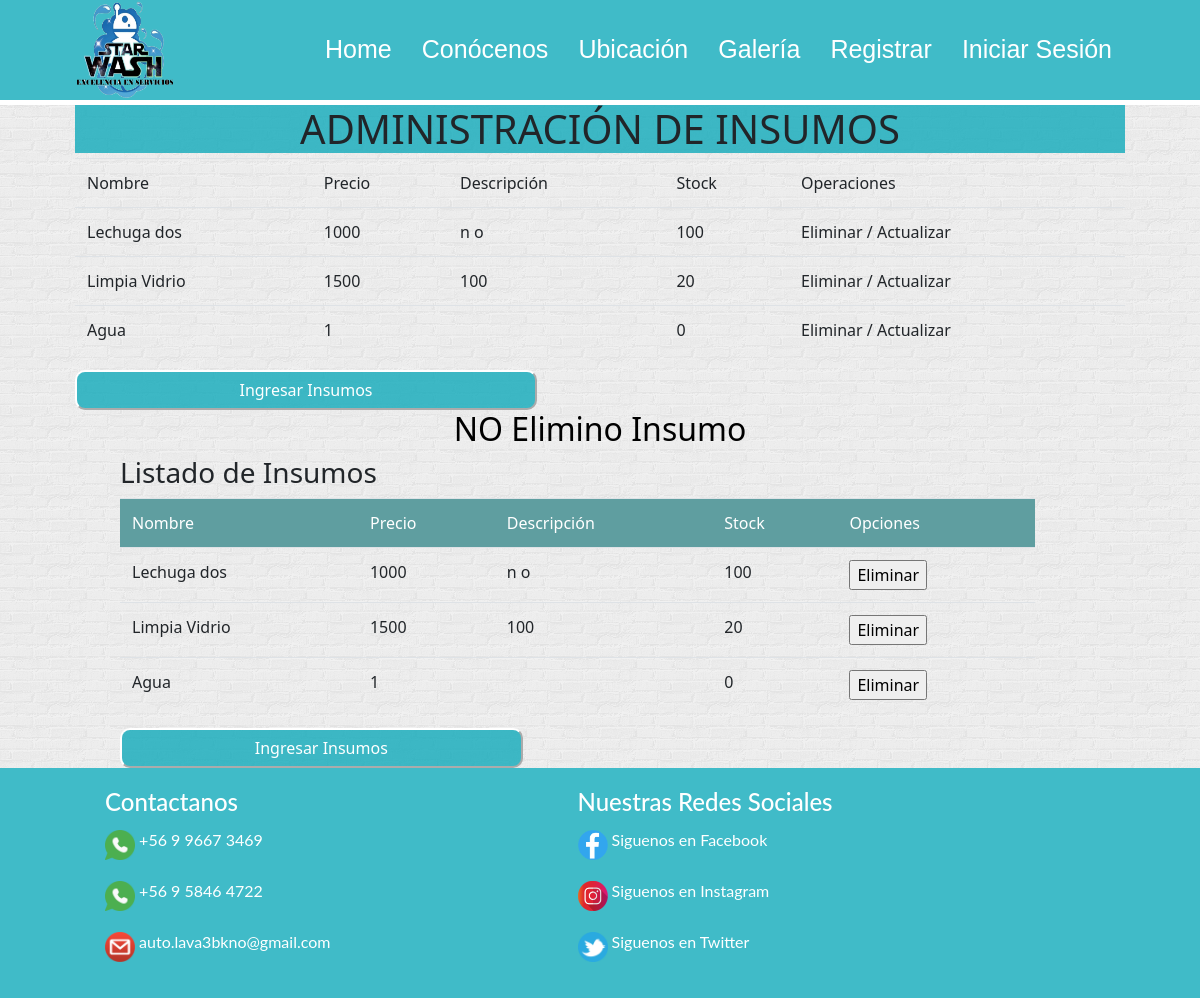
The page /eliminar_insumo/1/ on the database its author committed.
### StarWash/models.py (models this page shows, shortened)
class Insumo (models.Model):
    nombre = models.CharField(max_length=80, primary_key=True)
    precio = models.IntegerField()
    descripcion = models.TextField(max_length=200, null=True)
    stock = models.IntegerField()

### StarWash/views.py (the view)
# urls.py: path('eliminar_insumo/<id>/', eliminar_insumo, name="ELIM_INSUMO")
def eliminar_insumo(request, id):
    lista_insumos = Insumo.objects.all()
    try:
        ins = Insumo.objects.get(nombre=id)
        ins.delete()
        mensaje = "Insumo Eliminado"
    except:
        mensaje = "NO Elimino Insumo"
    return render(request,'web/admin_insumos.html',{'mensaje':mensaje,'lista_insumos':lista_insumos})

### StarWash/templates/web/admin_insumos.html (shortened to what this page needs)
{% extends "web/base.html" %}
{% load static%}
{% block estilos %}
<link rel="stylesheet" href="https://cdn.jsdelivr.net/npm/bootstrap@4.5.3/dist/css/bootstrap.min.css">
<link rel="stylesheet" href="{% static 'css/estilos.css' %}">
{% endblock estilos %}
{% block contenido%}
<h1>ADMINISTRACIÓN DE INSUMOS</h1>
<table class="table">
    <tr>
        <td>Nombre</td>
        <td>Precio</td>
        <td>Descripción</td>
        <td>Stock</td>
        <td>Operaciones</td>
    </tr>
    {% for i in lista_insumos %}
    <tr>
        <td>{{i.nombre}}</td>
        <td>{{i.precio}}</td>
        <td>{{i.descripcion}}</td>
        <td>{{i.stock}}</td>
        <td>Eliminar / Actualizar</td>
    </tr>
    {% endfor %}
</table>
            <input class="boton" type="button" value="Ingresar Insumos" onclick="ir()">
<div style="text-align: center; color: black">
    <h2>{{mensaje}}</h2>
</div>
<div class=container style="margin-left: 30px;">
    <h3> Listado de Insumos</h3>
    <table class="table" style="font-size: 16px; ">
        <tr class="titulo-tabla" style="background-color:cadetblue; color: white;">
            <td>Nombre</td>
            <td>Precio</td>
            <td>Descripción</td>
            <td>Stock</td>
            <td>Opciones</td>
        </tr>
        {% for i in lista_insumos %}
        <tr class="datos-tabla">
            <td>{{i.nombre}}</td>
            <td>{{i.precio}}</td>
            <td>{{i.descripcion}}</td>
            <td>{{i.stock}}</td>
            <td>
                <input type="button" value="Eliminar" onclick="eliminar('{{i.nombre}}')">
            </td>
        </tr>
        {% endfor %}
    </table>
        <input class="boton" type="button" value="Ingresar Insumos" onclick="ir()">
</div>
{% endblock contenido %}

### StarWash/static/css/estilos.css (style rules this page uses)
* { margin: 0; }
.container { width: 90%; height: 100%; max-width: 1400px; margin: 0 auto; }
.container h1 { background: #1abc; text-align: center; margin-top: 5px; margin-bottom: 5px; }
body { font-family: 'lato'; }
.boton { border-radius: 10px; border-color: white; background-color: #1abc; width: 44%; height: 40px; color: white; }

### rows shown on the page
Insumo: nombre "Lechuga dos", precio "1000", descripcion "n o", stock "100"
Insumo: nombre "Limpia Vidrio", precio "1500", descripcion "100", stock "20"
Insumo: nombre "Agua", precio "1", stock "0"

### other values the page prints
{{ mensaje }} "NO Elimino Insumo"
